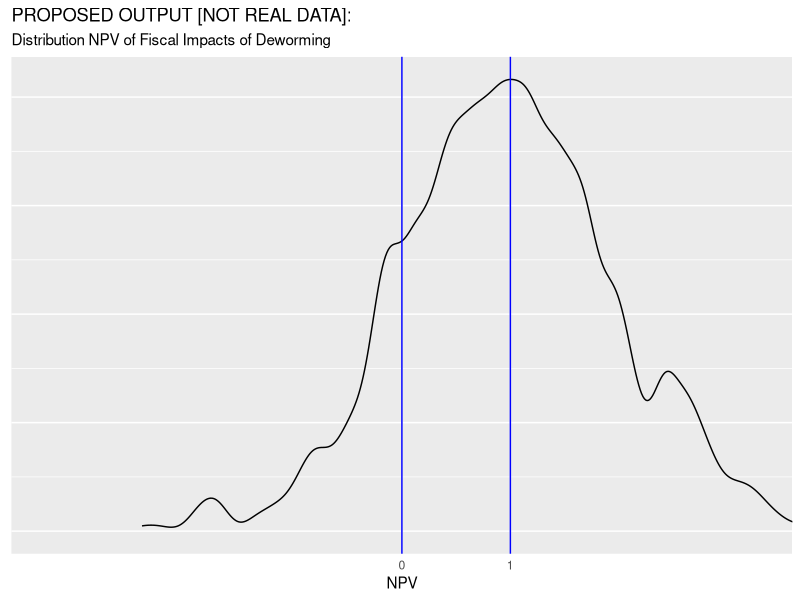
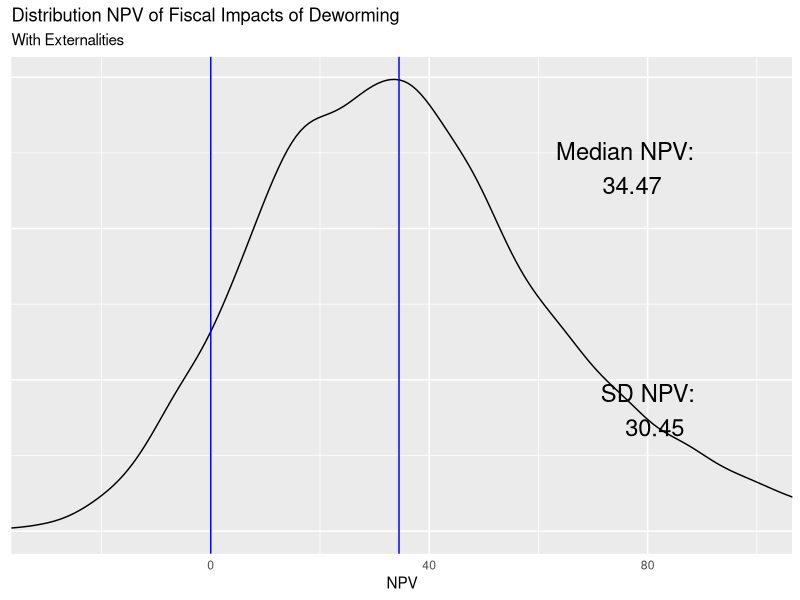

Here is the R script that generated these plots, in order:
## ---- chunk 1
knitr::opts_chunk$set(echo = TRUE)
## ---- chunk 2
## Data 
gov_bonds <- 	0.1185	          #Kenyan interest on sovereign debt - Central Bank of Kenya
inflation <-  0.02              #Kenyan inflation rate - World Bank Development Indicators
wage_ag_val <- 	11.84	          #Mean hourly wage rate (KSH) - Suri 2011 
wage_ww_val <- 	14.5850933      #Control group hourly wage, ww (cond >=10 hrs per week) - Table 4, Panel B
profits_se_val <- 1766          #Control group monthly self-employed profits - Table 4, Panel A
hours_se_cond_val <- 38.1       #Control group weekly self-employed hours, conditional on hrs >0 - Table D13, Panel D
hours_ag_val <- 8.3             #Control group hrs per week, agriculture - Table 4, Panel D
hours_ww_val <- 6.9             #Control group hrs per week, working for wages - Table 4, Panel B
hours_se_val <- 3.3             #Control group hrs per week, self-employment - Table 4, Panel A
ex_rate_val <- 85               #Exchange Rate - Central Bank of Kenya 
growth_rate_val <- 1.52/100     #Per-capita GDP growth, 2002-2011 (accessed 1/29/13) -	World Bank - see notes
coverage_val  <- 0.681333333    #Fraction of treated primary school students within 6 km - from W@W - see note
saturation_val <-  0.511        #Overall Saturation - not reported in table, average of T & C
full_saturation_val <- 0.75     #REPEATED WITH q_full_val in Research component
tax_val <- 0.16575              #ADD INFO
unit_cost_local_val <- 43.66    #Deworm the World
years_of_treat_val <- 2.41      #Additional Years of Treatment - Table 1, Panel A
    
    
## Research   
lambda1_vals <- c(3.49, 0)      #Hrs per week increase for men and women CONFIRM
lambda2_val <- 10.2             #Externality effect (proportional) - Table 3, Panel B
q_full_val <- 0.75              #Take up rates with full subsidy. From Miguel and Kremmer (2007)
    
## Guess work   
periods_val <- 50               #Total number of periods to forecast wages
time_to_jm_val <- 10            #Time from intial period until individual join the labor force
coef_exp_val <- c(0, 0)         #Years of experience coefficients (1-linear, 2-cuadratic)	- see notes 
teach_sal_val <- 5041           #Yearly secondary schooling compensation	5041 - from ROI materials
teach_ben_val <- 217.47         #Yearly secondary schooling teacher benefits	217.47
n_students_val <- 45            #Average pupils per teacher	45


# (Delta E) Additional direct seconday schooling increase (from Joan)	
delta_ed_vals <- c(-0.00176350949079451, 0.00696052250263997, 0.0258570306763183, 
  0.0239963665555466, 0.027301406306074, 0.0234125454594173, 0.0279278879439199, 
  0.00647044449446303, 0.00835739437790601)                                     
delta_ed_vals <- cbind(delta_ed_vals, 1999:2007)

#Additional externality secondary schooling increase (from Joan)
delta_ed_ext_vals <- c(-0.0110126908021048,	0.0140448546741008,	-0.0034636291545585,
                       0.0112940214439477,	0.0571608179771775,	-0.0560546793186931,
                       0.0558284756343451,	0.1546264843901160,	0.0055961489945619)
delta_ed_ext_vals <- cbind(delta_ed_ext_vals, 1999:2007)

#Notes: 
# on growth_rate_val: (http://data.worldbank.org/indicator/NY.GDP.PCAP.KD/), see calculation on "Kenya GDP per capita" tab. In W@W this equals 1.52%. ISSUE: This growth number should be updated to be 2002-2014, I think.
# on coef_exp_val: 1998/1999 Kenyan labor force survey; regression of earnings on age, age^2, female dummy, indicators for attained primary/secondary/beyond, and province dummies. Estimate used in W@W: (0.1019575, -0.0010413). ISSUE: For now assume no further life cycle adjustment beyond KLPS-3 (likely a conservative assumption).
# coverage_val: Overall Saturation (0.511) / 0.75 - not reported in table, average of T & C
## ---- chunk 3
set.seed(1234) 
library(tidyverse)

ggplot() +
  geom_density(aes(x = rnorm(1000, mean = 1),
                   alpha = 1/2), bw=.11, kernel = "gau") +
  geom_vline(xintercept = c(0, 1), col="blue") +
  coord_cartesian(xlim = c(-3,3)) +
  scale_x_discrete(limits = c(0,1))  +   
  guides(alpha = "none", colour="none") +
  labs(y = NULL,
       x = "NPV" ,
       title = "PROPOSED OUTPUT [NOT REAL DATA]:", 
       subtitle = "Distribution NPV of Fiscal Impacts of Deworming")+
  theme(axis.ticks = element_blank(), axis.text.y = element_blank())
## ---- chunk 4
# Gamma is used to index gender. 
npv <- function(n_male=1/2, n_female=1/2, 
                interest_r=interst_r_val, 
                wage=wage_t_val, 
                lambda1_male=lambda1_vals[1],
                lambda1_female=lambda1_vals[2], 
                tax=tax_val, 
                saturation=saturation_val, 
                coverage=coverage_val, 
                cost_of_schooling=cost_per_student, 
                delta_ed_male=delta_ed_vals[,1], 
                delta_ed_female=delta_ed_vals[,1], 
                lambda2_male=lambda2_vals[1], 
                lambda2_female=lambda2_vals[2], 
                s1=0, q1=0, s2=s2_val, q2=q2_val, 
                periods=periods_val) {
  ns <- c(n_male, n_female)
  lambda1s <- c(lambda1_male, lambda1_female)
  lambda2s <- c(lambda2_male, lambda2_female)
  index_t <- 0:periods
  delta_ed_s <- cbind(delta_ed_male, delta_ed_female) 
  delta_ed_s <- rbind(c(0,0), delta_ed_s, matrix(0,41, 2) ) 
  
  benef <- matrix(NA, 51,2)
  for (i in 1:2){
  benef[,i] <- ( 1 / (1 + interest_r) )^index_t * wage * 
                     ( lambda1s[i] + saturation * lambda2s[i] / coverage ) 
  }
  
  res1 <- sum( ns * ( tax * apply(benef, 2, sum) - 
            apply( ( 1 / (1 + interest_r) )^index_t * 
                     delta_ed_s * cost_of_schooling, 2, sum) )
          ) - (s2 * q2  - s1 * q1) 
#  browser()
  return(res1)  
}
## ---- chunk 5
interst_r_val <- gov_bonds - inflation
## ---- chunk 6
wage_0_f <- function(wage_ag = wage_ag_val, 
                     wage_ww = wage_ww_val, 
                     profits_se = profits_se_val, 
                     hours_se_cond = hours_se_cond_val, 
                     hours_ag = hours_ag_val, 
                     hours_ww = hours_ww_val, 
                     hours_se = hours_se_val, 
                     ex_rate = ex_rate_val) {
  wage_se <- profits_se / (4.5 * hours_se_cond)
  wage_ls <- c(wage_ag, wage_ww, wage_se)
  alpha_ls <- c(hours_ag, hours_ww, hours_se) / sum( c(hours_ag, hours_ww, hours_se) )
  res1 <- 1/ex_rate * sum( wage_ls * alpha_ls )
  return(res1)
}

#close to value from spreadsheet (Assumps&Panel A Calcs!B137 = 0.1481084), 
#but I suspect diff due to computational precision 

wage_0_val <- wage_0_f()  

experience_val <- 0:periods_val - time_to_jm_val

wage_t <- function(wage_0 = wage_0_val, 
                   growth_rate = growth_rate_val, 
                   experience = experience_val, 
                   coef_exp1 = coef_exp_val[1], 
                   coef_exp2 = coef_exp_val[2]) {
  res1 <- 52 * wage_0 *( ( 1 + growth_rate )^experience ) * 
    ( 1 + coef_exp1 * experience + coef_exp2 * experience^2 ) * 
    ifelse(0:periods_val >= time_to_jm_val, 1, 0)
  return(res1) 
}

#close to value from spreadsheet (Calcs-Table 5!N21.. = 7.701634678), 
#but I suspect diff due to computational precision 
wage_t_val <- wage_t()
## ---- chunk 7
lambda1_vals <- rep(0.5 * lambda1_vals[1] + 0.5 *lambda1_vals[2], 2)
lambda2_vals <- rep(lambda2_val, 2)
## ---- chunk 8
#R 
coverage_val <-  saturation_val / full_saturation_val
#p 
saturation_val <- full_saturation_val * coverage_val
## ---- chunk 9
cost_per_student <- (teach_sal_val + teach_ben_val) / n_students_val
## ---- chunk 10
# Nothing here yet with delta_ed_vals, but would like to incorporate model from Joan
# delta_ed_vals <- 
delta_ed_ext_total <- delta_ed_ext_vals[,1] + delta_ed_vals[,1]
## ---- chunk 11
s2_val <- ( unit_cost_local_val / ex_rate_val ) * years_of_treat_val
q2_val <- q_full_val
## ---- chunk 12
#no externality NPV
res_npv_no_ext <- npv(lambda2_male = 0, lambda2_female = 0)
 
#yes externality NPV
res_npv_yes_ext <- npv(delta_ed_male = delta_ed_ext_total, 
                       delta_ed_female = delta_ed_ext_total )
## ---- chunk 13
#34.8401
sim.data1 <- function(nsims = 1e4, 
                      gov_bonds_vari,                #Data
                      gov_bonds_sd,
                      inflation_vari,
                      inflation_sd,
                      wage_ag_vari,
                      wage_ag_sd,
                      wage_ww_vari,
                      wage_ww_sd,
                      profits_se_vari,
                      profits_se_sd,
                      hours_se_cond_vari,
                      hours_se_cond_sd,
                      hours_ag_vari, 
                      hours_ag_sd,
                      hours_ww_vari,
                      hours_ww_sd,
                      hours_se_vari,
                      hours_se_sd,
                      ex_rate_vari,
                      ex_rate_sd,
                      growth_rate_vari, 
                      growth_rate_sd, 
                      coverage_vari,
                      coverage_sd,
                      full_saturation_vari, 
                      full_saturation_sd, 
                      saturation_vari,
                      saturation_sd,
                      tax_vari, 
                      tax_sd, 
                      unit_cost_local_vari, 
                      unit_cost_local_sd, 
                      years_of_treat_vari,
                      years_of_treat_sd,
                      lambda1_vari,                   #Research
                      lambda1_sd, 
                      lambda2_vari,
                      lambda2_sd,
                      q_full_vari, 
                      q_full_sd,
                      delta_ed_par1,
                      delta_ed_sd1,
                      delta_ed_par2,
                      delta_ed_sd2,
                      coef_exp_vari,                  #Guesswork
                      coef_exp_sd,
                      teach_sal_vari,
                      teach_sal_sd,
                      teach_ben_vari,
                      teach_ben_sd,
                      n_students_vari,
                      n_students_sd, 
                      include_ext_vari=TRUE
                      ) {
  set.seed(1234)
  #Defaoult dist: normal, default sd: 0.1* mean
  ## Data 
  gov_bonds_sim <- rnorm(n = nsims, mean = gov_bonds_vari, sd = gov_bonds_sd)	
  inflation_sim <- rnorm(nsims, inflation_vari, inflation_sd)
  wage_ag_val_sim <- rnorm(nsims, wage_ag_vari, wage_ag_sd)
  wage_ww_val_sim <- rnorm(nsims, wage_ww_vari, wage_ww_sd)
  profits_se_val_sim <- rnorm(nsims, profits_se_vari, profits_se_sd)
  hours_se_cond_val_sim <- rnorm(nsims, hours_se_cond_vari, hours_se_cond_sd)
  hours_ag_val_sim <- rnorm(nsims, hours_ag_vari, hours_ag_sd)
  hours_ww_val_sim <- rnorm(nsims, hours_ww_vari, hours_ww_sd)
  hours_se_val_sim <- rnorm(nsims, hours_se_vari, hours_se_sd)
  ex_rate_val_sim <- rnorm(nsims, ex_rate_vari, ex_rate_sd)
  growth_rate_val_sim <- rnorm(nsims, growth_rate_vari, growth_rate_sd)
  coverage_val_sim <- rnorm(nsims, coverage_vari, coverage_sd)
  saturation_val_sim <- rnorm(nsims, saturation_vari, saturation_sd)
  full_saturation_val_sim <- rnorm(nsims, full_saturation_vari, full_saturation_sd) ###Check here later
  tax_val_sim <- rnorm(nsims, tax_vari, tax_sd)
  unit_cost_local_val_sim <- rnorm(nsims, unit_cost_local_vari, unit_cost_local_sd)
  years_of_treat_val_sim <- rnorm(nsims, years_of_treat_vari, years_of_treat_sd)
  
  ## Research
  aux1 <- lapply(1:2,function(x) c(lambda1_vari[x],lambda1_sd[x]) )
  lambda1_vals_sim <- sapply(aux1, function(x)  rnorm(nsims, mean = x[1], sd = x[2]) ) 
  lambda2_val_sim <- rnorm(nsims, lambda2_vari, lambda2_sd)
  q_full_val_sim <- rnorm(nsims, q_full_vari, q_full_sd)
  
  ## Guess work
  periods_val <- 50           #Total number of periods to forecast wages
  time_to_jm_val <- 10        #Time from intial period until individual join the labor force
  aux2 <- lapply(1:2,function(x) c(coef_exp_vari[x],coef_exp_sd[x]) )
  coef_exp_val_sim <- sapply(aux2, function(x)  rnorm(nsims, mean = x[1], sd = x[2]) )     
  teach_sal_val_sim <- rnorm(nsims, teach_sal_vari, teach_sal_sd)
  teach_ben_val_sim <- rnorm(nsims, teach_ben_vari, teach_ben_sd)
  n_students_val_sim <- rnorm(nsims, n_students_vari, n_students_sd)
  
  delta_ed_vals_sim <- sapply(delta_ed_vals[,1], function(x)  rnorm(nsims, mean = 
                                                                     x * delta_ed_par1, 
                                                                     sd = delta_ed_sd1 * sd(delta_ed_vals[,1]) ) )
  colnames(delta_ed_vals_sim) <- 1999:2007
  
  delta_ed_ext_vals_sim <- sapply(delta_ed_ext_vals[,1], function(x)  rnorm(nsims, mean = 
                                                                              x * delta_ed_par2, 
                                                                            sd = delta_ed_sd2 * sd(delta_ed_ext_vals[,1])))
  colnames(delta_ed_ext_vals_sim) <- 1999:2007
  
  npv_sim <- rep(NA, nsims)
  #yes externality NPV
  for (i in 1:nsims) {
    interst_r_val <- gov_bonds_sim[i] - inflation_sim[i]
    wage_0_val <- wage_0_f(wage_ag = wage_ag_val_sim[i], 
                           wage_ww = wage_ww_val_sim[i], 
                           profits_se = profits_se_val_sim[i], 
                           hours_se_cond = hours_se_cond_val_sim[i], 
                           hours_ag = hours_ag_val_sim[i], 
                           hours_ww = hours_ww_val_sim[i], 
                           hours_se = hours_se_val_sim[i], 
                           ex_rate = ex_rate_val_sim[i])  
    experience_val <- 0:periods_val - time_to_jm_val
    wage_t_val <- wage_t(wage_0 = wage_0_val, 
                         growth_rate = growth_rate_val_sim[i], 
                         experience = experience_val, 
                         coef_exp1 = coef_exp_val_sim[i,1], 
                         coef_exp2 = coef_exp_val_sim[i,2])
    lambda1_vals_aux <- rep(0.5 * lambda1_vals_sim[i,1] + 0.5 * lambda1_vals_sim[i,2], 2)
    lambda2_vals <- rep(lambda2_val_sim[i], 2)
    coverage_val_aux <-  saturation_val_sim[i] / full_saturation_val_sim[i]
    saturation_val_aux <- full_saturation_val_sim[i] * coverage_val_sim[i]
    cost_per_student <- (teach_sal_val_sim[i] + teach_ben_val_sim[i]) / n_students_val_sim[i]
    q2_val_aux <- q_full_val_sim[i]
    s2_val_aux <- ( unit_cost_local_val_sim[i] / ex_rate_val_sim[i] ) * years_of_treat_val_sim[i]
    delta_ed_ext_total_sim <- delta_ed_vals_sim[i,] + delta_ed_ext_vals_sim[i,]
    
    if (include_ext_vari==TRUE){
      delta_ed_final <-  delta_ed_ext_total_sim
    }else{
      delta_ed_final <- delta_ed_vals_sim[i,]
    }
    
    npv_sim[i] <- npv(interest_r = interst_r_val, 
                      wage = wage_t_val, 
                      lambda1_male = lambda1_vals_aux[1], 
                      lambda1_female = lambda1_vals_aux[2], 
                      lambda2_male =  lambda2_vals[1], 
                      lambda2_female =  lambda2_vals[2],
                      coverage = coverage_val_aux,
                      saturation = saturation_val_aux,
                      tax = tax_val_sim[i], 
                      cost_of_schooling=cost_per_student, 
                      delta_ed_male = delta_ed_final, 
                      delta_ed_female = delta_ed_final, 
                      q2 = q2_val_aux, 
                      s2 = s2_val_aux)
  }
  
  
  return(npv_sim)
}



npv_sim <- sim.data1(nsims = 1e4, 
          gov_bonds_vari = gov_bonds,                #Data
          gov_bonds_sd = 0.1 * gov_bonds,
          inflation_vari = inflation,
          inflation_sd = 0.1 * inflation,
          wage_ag_vari = wage_ag_val,
          wage_ag_sd = 1.2,
          wage_ww_vari = wage_ww_val,
          wage_ww_sd = 1.5,
          profits_se_vari = profits_se_val,
          profits_se_sd = 177,
          hours_se_cond_vari = hours_se_cond_val, 
          hours_se_cond_sd = 3.8, 
          hours_ag_vari = hours_ag_val,  
          hours_ag_sd = 0.8, 
          hours_ww_vari = hours_ww_val, 
          hours_ww_sd = 0.69, 
          hours_se_vari = hours_se_val, 
          hours_se_sd = 0.1 * hours_se_val,
          ex_rate_vari = ex_rate_val,
          ex_rate_sd = 9,
          growth_rate_vari = growth_rate_val, 
          growth_rate_sd = 0.0015, 
          coverage_vari = coverage_val,
          coverage_sd = 0.1 * coverage_val,
          saturation_vari = saturation_val,
          saturation_sd = 0.1 * saturation_val,
          tax_vari = tax_val, 
          tax_sd = 0.0170, 
          unit_cost_local_vari = unit_cost_local_val, 
          unit_cost_local_sd = 4.4, 
          years_of_treat_vari = years_of_treat_val,
          years_of_treat_sd = 0.24,
          lambda1_vari = c(lambda1_vals[1], lambda1_vals[2]),
          lambda1_sd = c(0.17, 0.17),
          lambda2_vari = lambda2_val, 
          lambda2_sd = 1, 
          q_full_vari = q_full_val, 
          q_full_sd = 0.07, 
          coef_exp_vari = c(coef_exp_val[1], coef_exp_val[2]), 
          coef_exp_sd = c(0.001 , 0.001), 
          teach_sal_vari = teach_sal_val,
          teach_sal_sd = 504,
          teach_ben_vari = teach_ben_val,
          teach_ben_sd = 22,
          n_students_vari = n_students_val, 
          n_students_sd = 0.1 * n_students_val, 
          include_ext_vari = TRUE, 
          full_saturation_vari = full_saturation_val,
          full_saturation_sd = 0.07,
          delta_ed_par1 = 1,
          delta_ed_sd1 = 1,
          delta_ed_par2 = 1,
          delta_ed_sd2 = 1
          ) 







if (FALSE) {


nsims <- 1e4
set.seed(1234)
#Defaoult dist: normal, default sd: 0.1* mean
## Data 
gov_bonds_sim <- rnorm(n = nsims, mean = gov_bonds, sd = 0.1 * gov_bonds)	
inflation_sim <- rnorm(nsims, inflation, 0.1 * inflation)
wage_ag_val_sim <- rnorm(nsims, wage_ag_val, 0.1 * wage_ag_val)
wage_ww_val_sim <- rnorm(nsims, wage_ww_val, 0.1 * wage_ww_val)
profits_se_val_sim <- rnorm(nsims, profits_se_val, 0.1 * profits_se_val)
hours_se_cond_val_sim <- rnorm(nsims, hours_se_cond_val, 0.1 * hours_se_cond_val)
hours_ag_val_sim <- rnorm(nsims, hours_ag_val, 0.1 * hours_ag_val)
hours_ww_val_sim <- rnorm(nsims, hours_ww_val, 0.1 * hours_ww_val)
hours_se_val_sim <- rnorm(nsims, hours_se_val, 0.1 * hours_se_val)
ex_rate_val_sim <- rnorm(nsims, ex_rate_val, 0.1 * ex_rate_val)
growth_rate_val_sim <- rnorm(nsims, growth_rate_val, 0.1 * growth_rate_val)
coverage_val_sim <- rnorm(nsims, coverage_val, 0.1 * coverage_val)
saturation_val_sim <- rnorm(nsims, saturation_val, 0.1 * saturation_val)
full_saturation_val_sim <- rnorm(nsims, full_saturation_val, 0.1 * full_saturation_val)
tax_val_sim <- rnorm(nsims, tax_val, 0.1 * tax_val)
unit_cost_local_val_sim <- rnorm(nsims, unit_cost_local_val, 0.1 * unit_cost_local_val)
years_of_treat_val_sim <- rnorm(nsims, years_of_treat_val, 0.1 * years_of_treat_val)

## Research
lambda1_vals_sim <- sapply(lambda1_vals, function(x)  rnorm(nsims, mean = x, sd = 0.1 * x) )
lambda2_val_sim <- rnorm(nsims, lambda2_val, 0.1 * lambda2_val)
q_full_val_sim <- rnorm(nsims, q_full_val, 0.1 * q_full_val)

## Guess work
periods_val <- 50           #Total number of periods to forecast wages
time_to_jm_val <- 10        #Time from intial period until individual join the labor force
coef_exp_val_sim <-  sapply(coef_exp_val, function(x)  rnorm(nsims, mean = x, sd = 0.001))
teach_sal_val_sim <- rnorm(nsims, teach_sal_val, 0.1 * teach_sal_val)
teach_ben_val_sim <- rnorm(nsims, teach_ben_val, 0.1 * teach_ben_val)
n_students_val_sim <- rnorm(nsims, n_students_val, 0.1 * n_students_val)

delta_ed_vals_sim <- sapply(delta_ed_vals[,1], function(x)  rnorm(nsims, mean = x, sd = sd(delta_ed_vals[,1])))
colnames(delta_ed_vals_sim) <- 1999:2007

delta_ed_ext_vals_sim <- sapply(delta_ed_ext_vals[,1], function(x)  rnorm(nsims, mean = x, sd = sd(delta_ed_ext_vals[,1])))
colnames(delta_ed_ext_vals_sim) <- 1999:2007

npv_sim <- rep(NA, nsims)
#yes externality NPV
for (i in 1:nsims) {
  interst_r_val <- gov_bonds_sim[i] - inflation_sim[i]
  wage_0_val <- wage_0_f(wage_ag = wage_ag_val_sim[i], 
                       wage_ww = wage_ww_val_sim[i], 
                       profits_se = profits_se_val_sim[i], 
                       hours_se_cond = hours_se_cond_val_sim[i], 
                       hours_ag = hours_ag_val_sim[i], 
                       hours_ww = hours_ww_val_sim[i], 
                       hours_se = hours_se_val_sim[i], 
                       ex_rate = ex_rate_val_sim[i])  
  experience_val <- 0:periods_val - time_to_jm_val
  wage_t_val <- wage_t(wage_0 = wage_0_val, 
                   growth_rate = growth_rate_val_sim[i], 
                   experience = experience_val, 
                   coef_exp1 = coef_exp_val_sim[i,1], 
                   coef_exp2 = coef_exp_val_sim[i,2])
  lambda1_vals_aux <- rep(0.5 * lambda1_vals_sim[i,1] + 0.5 * lambda1_vals_sim[i,2], 2)
  lambda2_vals <- rep(lambda2_val_sim[i], 2)
  coverage_val_aux <-  saturation_val_sim[i] / full_saturation_val_sim[i]
  saturation_val_aux <- full_saturation_val_sim[i] * coverage_val_sim[i]
  cost_per_student <- (teach_sal_val_sim[i] + teach_ben_val_sim[i]) / n_students_val_sim[i]
  q2_val_aux <- q_full_val_sim[i]
  s2_val_aux <- ( unit_cost_local_val_sim[i] / ex_rate_val_sim[i] ) * years_of_treat_val_sim[i]
  delta_ed_ext_total_sim <- delta_ed_vals_sim[i,] + delta_ed_ext_vals_sim[i,]
 
  include_ext <- TRUE
  if (include_ext==TRUE){
    delta_ed_final <-  delta_ed_ext_total_sim
  }else{
    delta_ed_final <- delta_ed_vals_sim[i,]
  }
  
  npv_sim[i] <- npv(interest_r = interst_r_val, 
                     wage = wage_t_val, 
                     lambda1_male = lambda1_vals_aux[1], 
                     lambda1_female = lambda1_vals_aux[2], 
                     lambda2_male =  lambda2_vals[1], 
                     lambda2_female =  lambda2_vals[2],
                     coverage = coverage_val_aux,
                     saturation = saturation_val_aux,
                     tax = tax_val_sim[i], 
                     cost_of_schooling=cost_per_student, 
                     delta_ed_male = delta_ed_final, 
                     delta_ed_female = delta_ed_final, 
                     q2 = q2_val_aux, 
                     s2 = s2_val_aux)
}
}

# unit test
if (abs(sd(npv_sim) - 30.5598)>0.0001 ) {
  print("Output has change")
}
  
npv_for_text <- paste("Median NPV:\n ", round(median(npv_sim), 2))
npv_for_text2 <- paste("SD NPV:\n ", round(sd(npv_sim), 2))

ggplot() +
  geom_density(aes(x = npv_sim,
                   alpha = 1/2), kernel = "gau") +
  geom_vline(xintercept = c(0, median(npv_sim)), col="blue") +
  coord_cartesian(xlim = c(-30,100)) +
  guides(alpha = "none", colour="none") +
  labs(y = NULL,
       x = "NPV" ,
       title = "Distribution NPV of Fiscal Impacts of Deworming", 
       subtitle = "With Externalities")+
  annotate("text", x = 2.2 * median(npv_sim), y = 0.012, label = npv_for_text, size = 6)+
  annotate("text", x = 80, y = 0.004, label = npv_for_text2, size = 6)+
  theme(axis.ticks = element_blank(), axis.text.y = element_blank())
